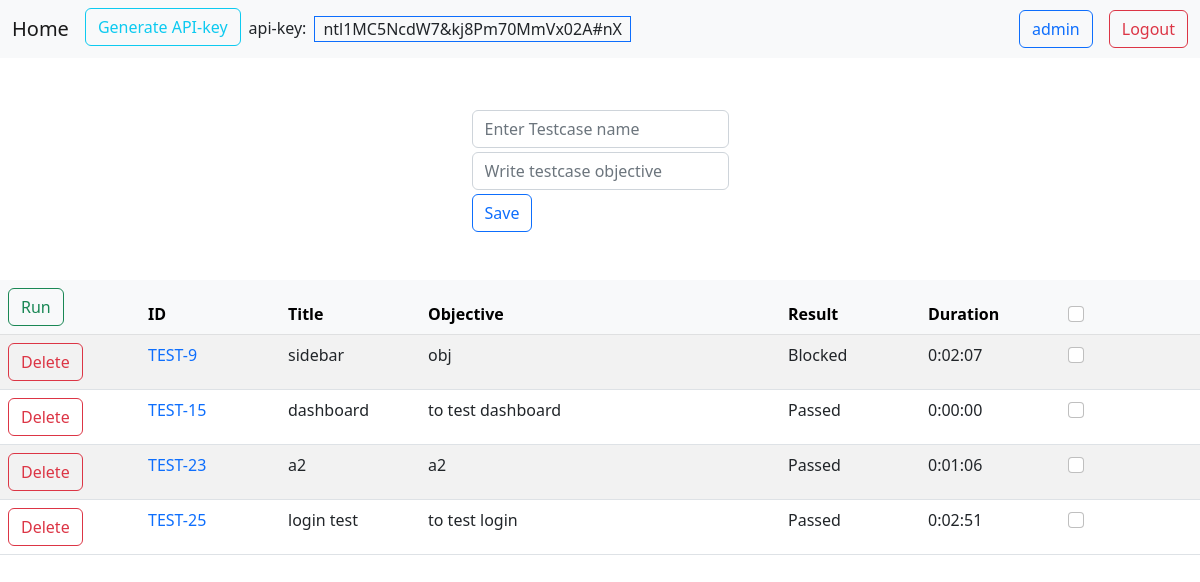
Page /frontend/home.php?id= (signed in) on the committed database.
### tables this page shows
CREATE TABLE `users` (
  `id` int(11) NOT NULL,
  `username` varchar(50) NOT NULL,
  `password` varchar(65) NOT NULL,
  `api-key` varchar(30) NOT NULL,
  `policy` varchar(15) NOT NULL DEFAULT 'tester',
  `run_status` varchar(300) NOT NULL DEFAULT 'no',
  `loggedin` varchar(10) NOT NULL DEFAULT 'false'
);

CREATE TABLE `testcases` (
  `id` int(5) NOT NULL,
  `tc_name` varchar(255) NOT NULL,
  `tc_obj` text NOT NULL,
  `tc_creation_date` datetime NOT NULL DEFAULT current_timestamp(),
  `tc_result` varchar(15) NOT NULL DEFAULT 'Not run yet',
  `tc_duration` varchar(10) NOT NULL DEFAULT '0:00:00'
);

### frontend/home.php (the view, shortened to what this page needs)
<!DOCTYPE html>
<html lang="en">
<head>
    <link href="https://cdn.jsdelivr.net/npm/bootstrap@5.2.0-beta1/dist/css/bootstrap.min.css" rel="stylesheet"
>
</head>
<body>
    <?php
        include 'nav.php';
        $q1 = "select * from testcases";
        $res = mysqli_query($conn, $q1);
        $list_of_tc = mysqli_fetch_all($res,MYSQLI_ASSOC);
    ?>
    <div class="container my-5 d-flex justify-content-center">
        <form action="/automation_test/backend/create_tc.php" method="GET">
            <input class="form-control my-1" name="tc_name" type="text" placeholder="Enter Testcase name">
            <input class="form-control my-1" name="tc_obj" type="text" placeholder="Write testcase objective">
            <input class="btn btn-outline-primary" type="submit" value="Save" class="d-flex justify-content-center">
        </form>
    </div>
    <table class="table table-striped" style="table-layout:fixed">
        <thead class="table-light">
            <th><button class="btn btn-outline-success" id="run">Run</button></th>
            <th>ID</th>
            <th>Title</th>
            <th width="30%">Objective</th>
            <th>Result</th>
            <th>Duration</th>
            <th><input class="form-check-input" type="checkbox" id="select_all"></th>
        </thead>
        <tbody>
            <?php foreach($list_of_tc as $each): ?>
            <tr>
                <td>
                    <div>
                        <form action="/automation_test/frontend/home.php" name="delete_form"
                            onsubmit="return confirm('Do you want to delete testcase?')" method="POST">
                            <input class="btn btn-outline-danger" type="submit" value="Delete" name="any">
                        </form>
                    </div>
                </td>
                <td><a class="text-decoration-none" href="http://localhost/automation_test/frontend/view_testcase.php?id=<?php echo "".$each["id"];?>"><?php echo "TEST-".$each["id"];?></a>
                </td>
                <td><?php echo $each["tc_name"];?><br></td>
                <td><?php echo $each["tc_obj"];?><br></td>
                <td><?php echo $each["tc_result"];?><br></td>
                <td><?php echo $each["tc_duration"];?><br></td>
                <td><input class="form-check-input" type="checkbox" id="select" tc_id="<?php echo $each['id'];?>"><br>
                </td>
            </tr>
            <?php endforeach; ?>
        </tbody>
    </table>
</body>
</html>

### frontend/nav.php (shortened to what this page needs)
<?php
    include '../backend/db.php';
    $username = $_SESSION["username"];
    $q = "SELECT * FROM users WHERE username = '$username';";
    $res = mysqli_query($conn, $q);
    $user = mysqli_fetch_all($res,MYSQLI_ASSOC);
    $api_key = $user[0]["api-key"];
?>
<nav class="navbar navbar-expand-lg bg-light">
    <div class="container-fluid">
        <a class="navbar-brand" href="/automation_test/frontend/home.php">Home</a>
        <div class="collapse navbar-collapse" id="navbarSupportedContent">
            <ul class="navbar-nav me-auto mb-2 mb-lg-0">
                <li class="nav-item">
                    <button class="btn btn-outline-info" id="generate">Generate API-key</button>
                </li>
                <li class="nav-item">
                    <p class="my-2 mx-2">api-key:</p>
                </li>
                <li class="nav-item">
                    <p class="border border-primary my-2 px-2" id="api-key"><?php echo $api_key;?></p>
                </li>
            </ul>
            <a class="btn btn-outline-primary mx-3"
                href="/automation_test/frontend/profile.php"><?php echo $username; ?></a>
            <a class="btn btn-outline-danger" href="/automation_test/backend/logout.php">Logout</a>
        </div>
    </div>
</nav>

### rows in the picture
users: value "ntl1MC5NcdW7&kj8Pm70MmVx02A#nX"
testcases: id "9", tc_name "sidebar", tc_obj "obj", tc_result "Blocked", tc_duration "0:02:07"
testcases: id "15", tc_name "dashboard", tc_obj "to test dashboard", tc_result "Passed", tc_duration "0:00:00"
testcases: id "23", tc_name "a2", tc_obj "a2", tc_result "Passed", tc_duration "0:01:06"
testcases: id "25", tc_name "login test", tc_obj "to test login", tc_result "Passed", tc_duration "0:02:51"

### other values in the picture
$username "admin"
